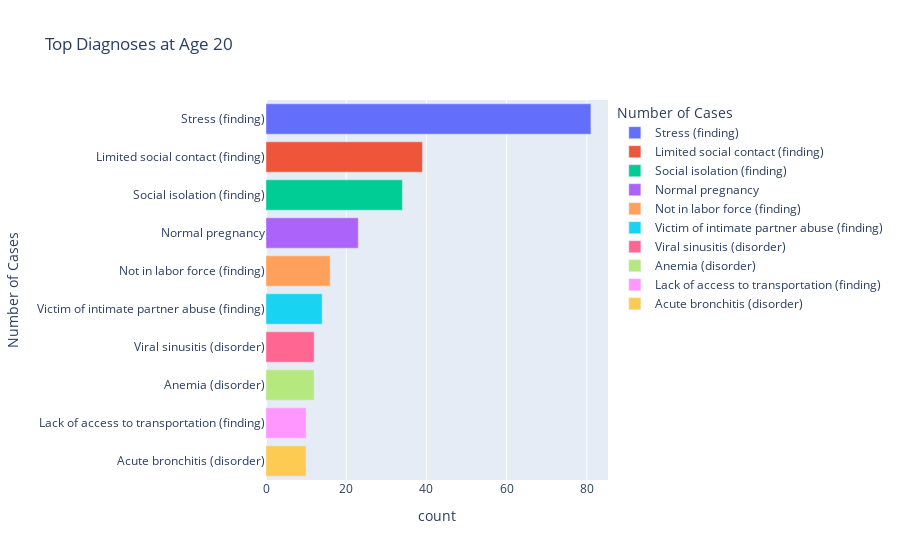

Notebook code cell kept with this figure:
### Code cell
# Filter diagnoses at age 20
df_pat_cond["age_diag"] = df_pat_cond["START_DIAG"].dt.year-df_pat_cond["BIRTHDATE"].dt.year
# Age dist
age_20_diag = df_pat_cond[df_pat_cond["age_diag"] == 20]

# Calculate frequency of diagnoses at age 20
age_20_diag_freq = (
    age_20_diag["DESCRIPTION"]
    .value_counts()
    .reset_index()
    .rename(columns={"index": "count", "DESCRIPTION": "Frequency"})
)

# Display the top diagnoses causing the spike
print(age_20_diag_freq.head(10))  # Top 10 diagnoses at age 20

# Optional: Visualize the diagnoses at age 20
fig = px.bar(
    age_20_diag_freq.head(10),
    x="count",
    y="Frequency",
    title="Top Diagnoses at Age 20",
    labels={"Frequency": "Number of Cases", "Diagnosis": "Diagnosis"},
    orientation="h",
    color="Frequency",
    color_continuous_scale="Viridis",
       
)

# Save and show the visualization
fig.write_html("./output/data_visualization/top_diagnoses_age_20.html")
fig.show()

### Figure 1 — Plotly figure (JSON) as saved in the notebook; plotly's stock layout.template omitted (floating-point values rounded to 4 significant figures)
{"data": [{"alignmentgroup": "True", "hovertemplate": "Number of Cases=%{y}<br>count=%{x}<extra></extra>", "legendgroup": "Stress (finding)", "marker": {"color": "#636efa", "pattern": {"shape": ""}}, "name": "Stress (finding)", "offsetgroup": "Stress (finding)", "orientation": "h", "showlegend": true, "textposition": "auto", "type": "bar", "x": [81], "xaxis": "x", "y": ["Stress (finding)"], "yaxis": "y"}, {"alignmentgroup": "True", "hovertemplate": "Number of Cases=%{y}<br>count=%{x}<extra></extra>", "legendgroup": "Limited social contact (finding)", "marker": {"color": "#EF553B", "pattern": {"shape": ""}}, "name": "Limited social contact (finding)", "offsetgroup": "Limited social contact (finding)", "orientation": "h", "showlegend": true, "textposition": "auto", "type": "bar", "x": [39], "xaxis": "x", "y": ["Limited social contact (finding)"], "yaxis": "y"}, {"alignmentgroup": "True", "hovertemplate": "Number of Cases=%{y}<br>count=%{x}<extra></extra>", "legendgroup": "Social isolation (finding)", "marker": {"color": "#00cc96", "pattern": {"shape": ""}}, "name": "Social isolation (finding)", "offsetgroup": "Social isolation (finding)", "orientation": "h", "showlegend": true, "textposition": "auto", "type": "bar", "x": [34], "xaxis": "x", "y": ["Social isolation (finding)"], "yaxis": "y"}, {"alignmentgroup": "True", "hovertemplate": "Number of Cases=%{y}<br>count=%{x}<extra></extra>", "legendgroup": "Normal pregnancy", "marker": {"color": "#ab63fa", "pattern": {"shape": ""}}, "name": "Normal pregnancy", "offsetgroup": "Normal pregnancy", "orientation": "h", "showlegend": true, "textposition": "auto", "type": "bar", "x": [23], "xaxis": "x", "y": ["Normal pregnancy"], "yaxis": "y"}, {"alignmentgroup": "True", "hovertemplate": "Number of Cases=%{y}<br>count=%{x}<extra></extra>", "legendgroup": "Not in labor force (finding)", "marker": {"color": "#FFA15A", "pattern": {"shape": ""}}, "name": "Not in labor force (finding)", "offsetgroup": "Not in labor force (finding)", "orientation": "h", "showlegend": true, "textposition": "auto", "type": "bar", "x": [16], "xaxis": "x", "y": ["Not in labor force (finding)"], "yaxis": "y"}, {"alignmentgroup": "True", "hovertemplate": "Number of Cases=%{y}<br>count=%{x}<extra></extra>", "legendgroup": "Victim of intimate partner abuse (finding)", "marker": {"color": "#19d3f3", "pattern": {"shape": ""}}, "name": "Victim of intimate partner abuse (finding)", "offsetgroup": "Victim of intimate partner abuse (finding)", "orientation": "h", "showlegend": true, "textposition": "auto", "type": "bar", "x": [14], "xaxis": "x", "y": ["Victim of intimate partner abuse (finding)"], "yaxis": "y"}, {"alignmentgroup": "True", "hovertemplate": "Number of Cases=%{y}<br>count=%{x}<extra></extra>", "legendgroup": "Viral sinusitis (disorder)", "marker": {"color": "#FF6692", "pattern": {"shape": ""}}, "name": "Viral sinusitis (disorder)", "offsetgroup": "Viral sinusitis (disorder)", "orientation": "h", "showlegend": true, "textposition": "auto", "type": "bar", "x": [12], "xaxis": "x", "y": ["Viral sinusitis (disorder)"], "yaxis": "y"}, {"alignmentgroup": "True", "hovertemplate": "Number of Cases=%{y}<br>count=%{x}<extra></extra>", "legendgroup": "Anemia (disorder)", "marker": {"color": "#B6E880", "pattern": {"shape": ""}}, "name": "Anemia (disorder)", "offsetgroup": "Anemia (disorder)", "orientation": "h", "showlegend": true, "textposition": "auto", "type": "bar", "x": [12], "xaxis": "x", "y": ["Anemia (disorder)"], "yaxis": "y"}, {"alignmentgroup": "True", "hovertemplate": "Number of Cases=%{y}<br>count=%{x}<extra></extra>", "legendgroup": "Lack of access to transportation (finding)", "marker": {"color": "#FF97FF", "pattern": {"shape": ""}}, "name": "Lack of access to transportation (finding)", "offsetgroup": "Lack of access to transportation (finding)", "orientation": "h", "showlegend": true, "textposition": "auto", "type": "bar", "x": [10], "xaxis": "x", "y": ["Lack of access to transportation (finding)"], "yaxis": "y"}, {"alignmentgroup": "True", "hovertemplate": "Number of Cases=%{y}<br>count=%{x}<extra></extra>", "legendgroup": "Acute bronchitis (disorder)", "marker": {"color": "#FECB52", "pattern": {"shape": ""}}, "name": "Acute bronchitis (disorder)", "offsetgroup": "Acute bronchitis (disorder)", "orientation": "h", "showlegend": true, "textposition": "auto", "type": "bar", "x": [10], "xaxis": "x", "y": ["Acute bronchitis (disorder)"], "yaxis": "y"}], "layout": {"autosize": true, "barmode": "relative", "legend": {"title": {"text": "Number of Cases"}, "tracegroupgap": 0}, "title": {"text": "Top Diagnoses at Age 20"}, "xaxis": {"anchor": "y", "autorange": true, "domain": [0, 1], "range": [0, 85.26], "title": {"text": "count"}, "type": "linear"}, "yaxis": {"anchor": "x", "autorange": true, "categoryarray": ["Acute bronchitis (disorder)", "Lack of access to transportation (finding)", "Anemia (disorder)", "Viral sinusitis (disorder)", "Victim of intimate partner abuse (finding)", "Not in labor force (finding)", "Normal pregnancy", "Social isolation (finding)", "Limited social contact (finding)", "Stress (finding)"], "categoryorder": "array", "domain": [0, 1], "range": [-0.5, 9.5], "title": {"text": "Number of Cases"}, "type": "category"}}}
